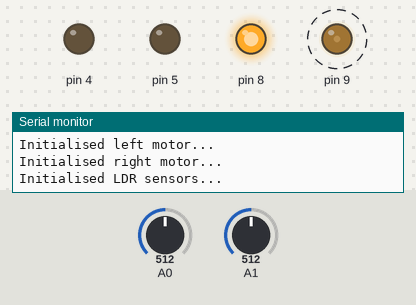
Recording of a sketch running on a simulated Arduino Uno, built with avr-gcc and run on an emulated ATmega328P. Shown: output pins drawn as LEDs (lit = HIGH), the last lines printed to the serial monitor. Dashed ring = blinking. Inputs (shaded band) come from the test bench; at power-on: A0 = 512, A1 = 512.

Above: at 0.08 s.
At 1.2 s:
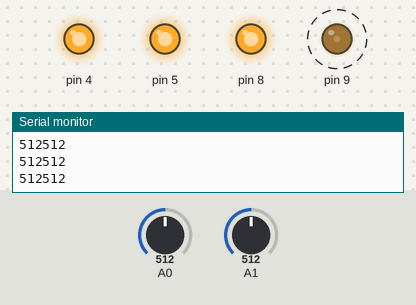
1.3 s: A0 set to 734
4.3 s: A0 set to 764
At 4.86 s:
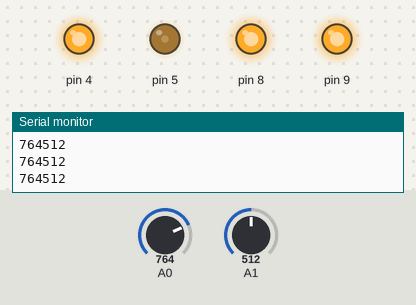
Timing chart, 0 to 13.3 s (numbered marks = the images above; inputs shaded):
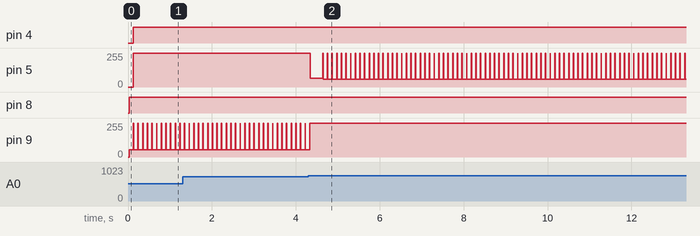

The sketch:

tracking_algo4.ino
```cpp
#define p(x) Serial.print(x)
#define pl(x) Serial.println(x)
#define sb Serial.begin(9600)
#define out(x) pinMode(x, OUTPUT)
#define in(x) pinMode(x, INPUT)
#define low(x) digitalWrite(x, LOW)
#define high(x) digitalWrite(x, HIGH)
#define rd(x) analogRead(x)
#define aw(x,y) analogWrite(x, y)
#define d(x) delay(x*1000)
#define fl(v) high(4); aw(5, 255-v); // left motor forward
#define bl(v) low(4); aw(5, v); //left motor back
#define fr(v) high(8); aw(9, 255-v*1.01); //right motor forward
#define br(v) low(8); aw(9, v); //right motor back
#define f(v) fl(v); fr(v); //move forward (sort of)
#define b(v) bl(v); br(v); //move backwards
#define rr(v) fl(v); br(v); //turn right
#define rl(v) fr(v); bl(v); //turn left
#define frl(v) high(4); high(8); aw(5, 255-v); aw(9, 255-1.4*v); // forward + rotate left
#define frr(v) high(4); high(8); aw(5, 255-1.4*v); aw(9, 255-v); //forward + rotate right
#define brl(v) low(4); low(8); aw(5, v); aw(9, 1.1*v); //backward + rotate left
#define brr(v) low(4); low(8); aw(5, 1.1*v); aw(9, v); //backward + rotate right
#define black_l (data_l < 752) //put left black max here
#define black_r (data_r < 791) //put right black max here
#define st_r fr(0);
#define st_l fl(0);
#define st() f(0); // stop both motor

int data_l, data_r, state;

void setup() {
  sb;
  out(4); out(5); // left
  pl("Initialised left motor...");
  out(8); out(9); // right
  pl("Initialised right motor...");
  in(A0); in(A1);
  pl("Initialised LDR sensors...");
}

void loop() {
  data_l = rd(A0);
  data_r = rd(A1);
  p(data_l);
  pl(data_r);
  if (!black_l && !black_r) { //state 0: LWBW
    fl(195);
    d(0.1);
    st();
    d(0.01);
    state = 0;
  }
  else if (!black_l && black_r) { //state 1: LWBR
    if (state != 1) {
      fl(190);
      d(0.3);
      st();
      d(0.01);
      state = 1;
    }
    else {
      fl(195);
      d(0.1);
      st();
      d(0.01);
    }
  }
  else if (black_l && !black_r) { //state 2: LBRW
    if (state != 2) {
      fr(190);
      d(0.4);
      st();
      d(0.01);
      state = 2;
    }
    else {
      fr(195);
      d(0.1);
      st();
      d(0.01);
    }
  }
  else if (black_l && black_r) { //state 3(not input as a state since it's "recovery mode" :LBRB
    if (state == 0) {
      fr(200);
      d(0.1);
      st();
      d(0.01);
    }
    else if (state == 1) {
      fl(195);
      d(0.1);
      st();
      d(0.01);
    }
    else if (state == 2) {
      fr(195);
      d(0.1);
      st();
      d(0.01);
    }
  }
}
```

Measured:
- the behaviour switches between 751 and 752 on A0 (found by bisection; images 1 and 2)
- after the input at 4.3 s, pin 5: 255/255 → 65/255 at once, then repeats every 0.11 s: 255/255 0.01 s, 60/255 0.10 s; pin 9: goes on until 4.3 s, then stays 255/255
- by itself, pin 9: alternates 255/255 for 0.01 s and 53/255 for 0.10 s
